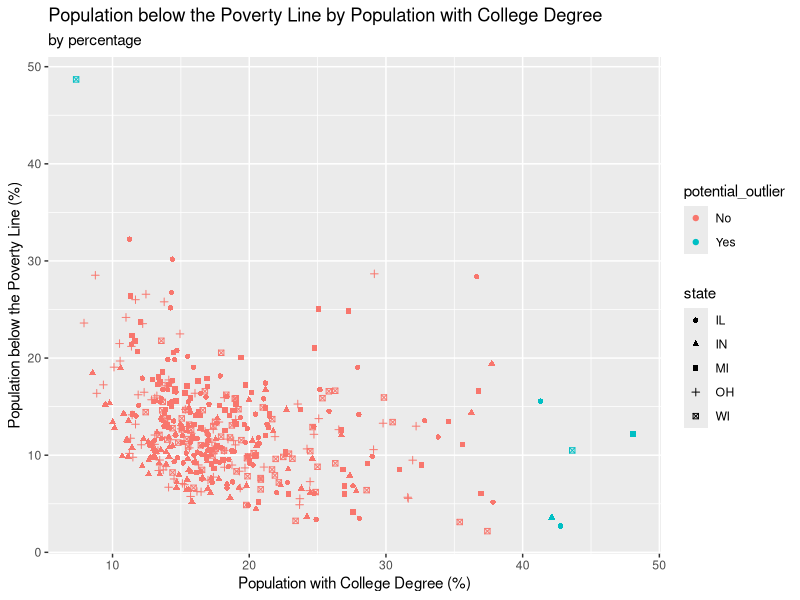

Write R code to recreate this figure.
## ---- chunk 1
#| eval: true
#| message: false

library(tidyverse)
## ---- chunk 2
midwest
## ---- chunk 3
#| eval: true
#| message: false

midwest|>count(state)|>arrange(desc(n))
## ---- chunk 4
midwest |>
  count(county, state) |>
  count(county, name = "freq") |>
  filter(freq >= 2)
## ---- chunk 5
midwest |>filter(popdensity > 25000) |>select(county, state, popdensity, poptotal, area)|>arrange(desc(popdensity))

## ---- chunk 6
midwest |>
  filter(popdensity == max(popdensity)) |>
  select(county, state, popdensity, poptotal, area)


## ---- chunk 7
midwest|>summarize(median(popdensity),IQR1=quantile(popdensity,0.25),IQR3=quantile(popdensity,0.75))
## ---- chunk 8
#| echo: false
#| message: true
midwest_ <- midwest |>mutate(metro = if_else(inmetro == 1, "Yes", "No"))|> group_by(state) |> summarise(
    metro_popln = sum(metro == "Yes"),
    not_metro_popln = sum(metro == "No"),
    total_popln = n(),
    metro_proportion = metro_popln / total_popln,
    not_metro_proportion = not_metro_popln / total_popln
) |> select(state, metro_proportion, not_metro_proportion)

midwest_
## ---- chunk 9
midwest |>
    filter (percollege < 10 & percbelowpoverty > 48) |>
    select (county, state, percbelowpoverty, percollege)
## ---- chunk 10
midwest |>
    filter (percollege >40 & percbelowpoverty < 17) |>
    select (county, state, percbelowpoverty, percollege)
## ---- chunk 11
midwest |>
    filter ((percollege < 10 &
                 percbelowpoverty > 48) | (percollege > 40 &
                                               percbelowpoverty < 17)) |>
    select (county, state, percbelowpoverty, percollege)
## ---- chunk 12
midwest |>
    mutate(potential_outlier = if_else(
        (percollege < 10 &
             percbelowpoverty > 48) | (percollege > 40 &
                                           percbelowpoverty < 17),
        "Yes",
        "No"
    )) |>
    select(county, state, percbelowpoverty, percollege, potential_outlier) |>
    arrange(potential_outlier)
## ---- chunk 13
midwest |>
    mutate(potential_outlier = if_else(
        (percollege < 10 &
             percbelowpoverty > 48) | (percollege > 40 &
                                           percbelowpoverty < 17),
        "Yes",
        "No"
    )) |> ggplot(aes(
        x = percollege,
        y = percbelowpoverty,
        colour = potential_outlier,
        shape = state
    )) + geom_point() + labs(title = "Population below the Poverty Line by Population with College Degree",subtitle = "by percentage", x = "Population with College Degree (%)", y = "Population below the Poverty Line (%)", )
## ---- chunk 14
state_population <- midwest |>
    group_by(state) |>
    summarise(total_popln = sum(poptotal)) |>
    arrange(desc(total_popln))
state_population
## ---- chunk 15
state_population|>mutate(popln_proportion=total_popln/sum(total_popln))|>arrange(desc(popln_proportion))
## ---- chunk 16
state_poverty<-midwest|>group_by(state)|>summarise(mean_percbelowpoverty=mean(percbelowpoverty))
state_poverty|>arrange(mean_percbelowpoverty)
## ---- chunk 17
df <- tibble(
  var_1 = c(10, 20, 30, 40, 50),
  var_2 = c("Pizza", "Burger", "Pizza", "Pizza", "Burger"),
  var_3 = c("Apple", "Apple", "Pear", "Pear", "Banana")
)

df
## ---- chunk 18
df |>
  arrange(var_2)
## ---- chunk 19
df |>
  group_by(var_2)
## ---- chunk 20
df |>
  group_by(var_2) |>
  summarize(mean_var_1 = mean(var_1))
## ---- chunk 21
df |>
  group_by(var_2, var_3) |>
  summarize(mean_var_1 = mean(var_1))
## ---- chunk 22
df |>
  group_by(var_2, var_3) |>
  summarize(mean_var_1 = mean(var_1), .groups = "drop")
## ---- chunk 23
df |>
  group_by(var_2, var_3) |>
  summarize(mean_var_1 = mean(var_1), .groups = "drop")

df |>
  group_by(var_2, var_3) |>
  mutate(mean_var_1 = mean(var_1))
